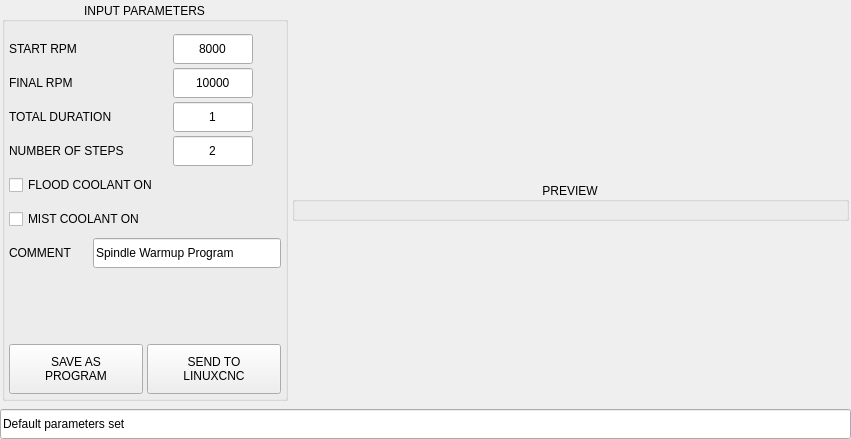
<?xml version="1.0" encoding="UTF-8"?>
<ui version="4.0">
 <class>Form</class>
 <widget class="QWidget" name="Form">
  <property name="geometry">
   <rect>
    <x>0</x>
    <y>0</y>
    <width>851</width>
    <height>439</height>
   </rect>
  </property>
  <property name="windowTitle">
   <string>Form</string>
  </property>
  <layout class="QVBoxLayout" name="verticalLayout_2">
   <property name="spacing">
    <number>6</number>
   </property>
   <property name="leftMargin">
    <number>0</number>
   </property>
   <property name="topMargin">
    <number>0</number>
   </property>
   <property name="rightMargin">
    <number>0</number>
   </property>
   <property name="bottomMargin">
    <number>0</number>
   </property>
   <item>
    <widget class="QFrame" name="frame_spindle_warmup">
     <property name="maximumSize">
      <size>
       <width>16777215</width>
       <height>16777215</height>
      </size>
     </property>
     <property name="frameShape">
      <enum>QFrame::NoFrame</enum>
     </property>
     <property name="frameShadow">
      <enum>QFrame::Plain</enum>
     </property>
     <layout class="QHBoxLayout" name="horizontalLayout" stretch="0,1">
      <property name="spacing">
       <number>4</number>
      </property>
      <property name="leftMargin">
       <number>2</number>
      </property>
      <property name="topMargin">
       <number>2</number>
      </property>
      <property name="rightMargin">
       <number>2</number>
      </property>
      <property name="bottomMargin">
       <number>2</number>
      </property>
      <item>
       <widget class="QGroupBox" name="groupbox_parameters">
        <property name="title">
         <string>INPUT PARAMETERS</string>
        </property>
        <property name="alignment">
         <set>Qt::AlignCenter</set>
        </property>
        <layout class="QVBoxLayout" name="verticalLayout">
         <property name="spacing">
          <number>4</number>
         </property>
         <property name="leftMargin">
          <number>4</number>
         </property>
         <property name="topMargin">
          <number>12</number>
         </property>
         <property name="rightMargin">
          <number>4</number>
         </property>
         <property name="bottomMargin">
          <number>4</number>
         </property>
         <item>
          <widget class="QWidget" name="widget_spindle" native="true">
           <property name="minimumSize">
            <size>
             <width>0</width>
             <height>30</height>
            </size>
           </property>
           <property name="maximumSize">
            <size>
             <width>16777215</width>
             <height>30</height>
            </size>
           </property>
           <layout class="QHBoxLayout" name="horizontalLayout_12">
            <property name="spacing">
             <number>4</number>
            </property>
            <property name="leftMargin">
             <number>0</number>
            </property>
            <property name="topMargin">
             <number>0</number>
            </property>
            <property name="rightMargin">
             <number>0</number>
            </property>
            <property name="bottomMargin">
             <number>0</number>
            </property>
            <item>
             <widget class="QLabel" name="lbl_spindle">
              <property name="maximumSize">
               <size>
                <width>160</width>
                <height>16777215</height>
               </size>
              </property>
              <property name="text">
               <string>START RPM</string>
              </property>
             </widget>
            </item>
            <item>
             <widget class="QLineEdit" name="lineEdit_start">
              <property name="sizePolicy">
               <sizepolicy hsizetype="Preferred" vsizetype="Preferred">
                <horstretch>0</horstretch>
                <verstretch>0</verstretch>
               </sizepolicy>
              </property>
              <property name="maximumSize">
               <size>
                <width>80</width>
                <height>16777215</height>
               </size>
              </property>
              <property name="toolTip">
               <string>Program starting RPM</string>
              </property>
              <property name="text">
               <string>8000</string>
              </property>
              <property name="maxLength">
               <number>5</number>
              </property>
              <property name="alignment">
               <set>Qt::AlignCenter</set>
              </property>
             </widget>
            </item>
            <item>
             <widget class="QLabel" name="lbl_start_ok">
              <property name="sizePolicy">
               <sizepolicy hsizetype="Fixed" vsizetype="Fixed">
                <horstretch>0</horstretch>
                <verstretch>0</verstretch>
               </sizepolicy>
              </property>
              <property name="minimumSize">
               <size>
                <width>24</width>
                <height>24</height>
               </size>
              </property>
              <property name="maximumSize">
               <size>
                <width>24</width>
                <height>24</height>
               </size>
              </property>
              <property name="text">
               <string/>
              </property>
              <property name="pixmap">
               <pixmap>../../modules/images/unchecked.png</pixmap>
              </property>
              <property name="scaledContents">
               <bool>true</bool>
              </property>
              <property name="alignment">
               <set>Qt::AlignCenter</set>
              </property>
             </widget>
            </item>
           </layout>
          </widget>
         </item>
         <item>
          <widget class="QWidget" name="widget_num_holes" native="true">
           <property name="minimumSize">
            <size>
             <width>0</width>
             <height>30</height>
            </size>
           </property>
           <property name="maximumSize">
            <size>
             <width>16777215</width>
             <height>30</height>
            </size>
           </property>
           <layout class="QHBoxLayout" name="horizontalLayout_6">
            <property name="spacing">
             <number>4</number>
            </property>
            <property name="leftMargin">
             <number>0</number>
            </property>
            <property name="topMargin">
             <number>0</number>
            </property>
            <property name="rightMargin">
             <number>0</number>
            </property>
            <property name="bottomMargin">
             <number>0</number>
            </property>
            <item>
             <widget class="QLabel" name="lbl_num_holes">
              <property name="minimumSize">
               <size>
                <width>160</width>
                <height>0</height>
               </size>
              </property>
              <property name="maximumSize">
               <size>
                <width>160</width>
                <height>16777215</height>
               </size>
              </property>
              <property name="text">
               <string>FINAL RPM</string>
              </property>
             </widget>
            </item>
            <item>
             <widget class="QLineEdit" name="lineEdit_final">
              <property name="sizePolicy">
               <sizepolicy hsizetype="Preferred" vsizetype="Preferred">
                <horstretch>0</horstretch>
                <verstretch>0</verstretch>
               </sizepolicy>
              </property>
              <property name="minimumSize">
               <size>
                <width>80</width>
                <height>0</height>
               </size>
              </property>
              <property name="maximumSize">
               <size>
                <width>80</width>
                <height>16777215</height>
               </size>
              </property>
              <property name="toolTip">
               <string>Program ending RPM</string>
              </property>
              <property name="text">
               <string>10000</string>
              </property>
              <property name="maxLength">
               <number>5</number>
              </property>
              <property name="alignment">
               <set>Qt::AlignCenter</set>
              </property>
             </widget>
            </item>
            <item>
             <widget class="QLabel" name="lbl_final_ok">
              <property name="sizePolicy">
               <sizepolicy hsizetype="Fixed" vsizetype="Fixed">
                <horstretch>0</horstretch>
                <verstretch>0</verstretch>
               </sizepolicy>
              </property>
              <property name="minimumSize">
               <size>
                <width>24</width>
                <height>24</height>
               </size>
              </property>
              <property name="maximumSize">
               <size>
                <width>24</width>
                <height>24</height>
               </size>
              </property>
              <property name="text">
               <string/>
              </property>
              <property name="pixmap">
               <pixmap>../../modules/images/unchecked.png</pixmap>
              </property>
              <property name="scaledContents">
               <bool>true</bool>
              </property>
              <property name="alignment">
               <set>Qt::AlignCenter</set>
              </property>
             </widget>
            </item>
           </layout>
          </widget>
         </item>
         <item>
          <widget class="QWidget" name="widget_radius" native="true">
           <property name="minimumSize">
            <size>
             <width>0</width>
             <height>30</height>
            </size>
           </property>
           <property name="maximumSize">
            <size>
             <width>16777215</width>
             <height>30</height>
            </size>
           </property>
           <layout class="QHBoxLayout" name="horizontalLayout_8">
            <property name="spacing">
             <number>4</number>
            </property>
            <property name="leftMargin">
             <number>0</number>
            </property>
            <property name="topMargin">
             <number>0</number>
            </property>
            <property name="rightMargin">
             <number>0</number>
            </property>
            <property name="bottomMargin">
             <number>0</number>
            </property>
            <item>
             <widget class="QLabel" name="lbl_radius">
              <property name="minimumSize">
               <size>
                <width>160</width>
                <height>0</height>
               </size>
              </property>
              <property name="maximumSize">
               <size>
                <width>160</width>
                <height>16777215</height>
               </size>
              </property>
              <property name="toolTip">
               <string/>
              </property>
              <property name="text">
               <string>TOTAL DURATION</string>
              </property>
             </widget>
            </item>
            <item>
             <widget class="QLineEdit" name="lineEdit_duration">
              <property name="sizePolicy">
               <sizepolicy hsizetype="Preferred" vsizetype="Preferred">
                <horstretch>0</horstretch>
                <verstretch>0</verstretch>
               </sizepolicy>
              </property>
              <property name="minimumSize">
               <size>
                <width>80</width>
                <height>0</height>
               </size>
              </property>
              <property name="maximumSize">
               <size>
                <width>80</width>
                <height>16777215</height>
               </size>
              </property>
              <property name="toolTip">
               <string>Total program duration in minutes</string>
              </property>
              <property name="text">
               <string>1</string>
              </property>
              <property name="maxLength">
               <number>8</number>
              </property>
              <property name="alignment">
               <set>Qt::AlignCenter</set>
              </property>
             </widget>
            </item>
            <item>
             <widget class="QLabel" name="lbl_duration_ok">
              <property name="sizePolicy">
               <sizepolicy hsizetype="Fixed" vsizetype="Fixed">
                <horstretch>0</horstretch>
                <verstretch>0</verstretch>
               </sizepolicy>
              </property>
              <property name="minimumSize">
               <size>
                <width>24</width>
                <height>24</height>
               </size>
              </property>
              <property name="maximumSize">
               <size>
                <width>24</width>
                <height>24</height>
               </size>
              </property>
              <property name="text">
               <string/>
              </property>
              <property name="pixmap">
               <pixmap>../../modules/images/unchecked.png</pixmap>
              </property>
              <property name="scaledContents">
               <bool>true</bool>
              </property>
              <property name="alignment">
               <set>Qt::AlignCenter</set>
              </property>
             </widget>
            </item>
           </layout>
          </widget>
         </item>
         <item>
          <widget class="QWidget" name="widget_first" native="true">
           <property name="minimumSize">
            <size>
             <width>0</width>
             <height>30</height>
            </size>
           </property>
           <property name="maximumSize">
            <size>
             <width>16777215</width>
             <height>30</height>
            </size>
           </property>
           <layout class="QHBoxLayout" name="horizontalLayout_7">
            <property name="spacing">
             <number>4</number>
            </property>
            <property name="leftMargin">
             <number>0</number>
            </property>
            <property name="topMargin">
             <number>0</number>
            </property>
            <property name="rightMargin">
             <number>0</number>
            </property>
            <property name="bottomMargin">
             <number>0</number>
            </property>
            <item>
             <widget class="QLabel" name="lbl_first">
              <property name="minimumSize">
               <size>
                <width>160</width>
                <height>0</height>
               </size>
              </property>
              <property name="maximumSize">
               <size>
                <width>160</width>
                <height>16777215</height>
               </size>
              </property>
              <property name="toolTip">
               <string>Tool to use for facing</string>
              </property>
              <property name="text">
               <string>NUMBER OF STEPS</string>
              </property>
             </widget>
            </item>
            <item>
             <widget class="QLineEdit" name="lineEdit_steps">
              <property name="sizePolicy">
               <sizepolicy hsizetype="Preferred" vsizetype="Preferred">
                <horstretch>0</horstretch>
                <verstretch>0</verstretch>
               </sizepolicy>
              </property>
              <property name="minimumSize">
               <size>
                <width>80</width>
                <height>0</height>
               </size>
              </property>
              <property name="maximumSize">
               <size>
                <width>80</width>
                <height>16777215</height>
               </size>
              </property>
              <property name="toolTip">
               <string>Number of program steps</string>
              </property>
              <property name="text">
               <string>2</string>
              </property>
              <property name="maxLength">
               <number>6</number>
              </property>
              <property name="alignment">
               <set>Qt::AlignCenter</set>
              </property>
             </widget>
            </item>
            <item>
             <widget class="QLabel" name="lbl_steps_ok">
              <property name="sizePolicy">
               <sizepolicy hsizetype="Fixed" vsizetype="Fixed">
                <horstretch>0</horstretch>
                <verstretch>0</verstretch>
               </sizepolicy>
              </property>
              <property name="minimumSize">
               <size>
                <width>24</width>
                <height>24</height>
               </size>
              </property>
              <property name="maximumSize">
               <size>
                <width>24</width>
                <height>24</height>
               </size>
              </property>
              <property name="text">
               <string/>
              </property>
              <property name="pixmap">
               <pixmap>../../modules/images/unchecked.png</pixmap>
              </property>
              <property name="scaledContents">
               <bool>true</bool>
              </property>
              <property name="alignment">
               <set>Qt::AlignCenter</set>
              </property>
             </widget>
            </item>
           </layout>
          </widget>
         </item>
         <item>
          <widget class="QCheckBox" name="chk_flood">
           <property name="sizePolicy">
            <sizepolicy hsizetype="Preferred" vsizetype="Fixed">
             <horstretch>0</horstretch>
             <verstretch>0</verstretch>
            </sizepolicy>
           </property>
           <property name="minimumSize">
            <size>
             <width>0</width>
             <height>30</height>
            </size>
           </property>
           <property name="maximumSize">
            <size>
             <width>16777215</width>
             <height>30</height>
            </size>
           </property>
           <property name="toolTip">
            <string>Turn on flood coolant while warming up</string>
           </property>
           <property name="text">
            <string>FLOOD COOLANT ON</string>
           </property>
          </widget>
         </item>
         <item>
          <widget class="QCheckBox" name="chk_mist">
           <property name="sizePolicy">
            <sizepolicy hsizetype="Preferred" vsizetype="Fixed">
             <horstretch>0</horstretch>
             <verstretch>0</verstretch>
            </sizepolicy>
           </property>
           <property name="minimumSize">
            <size>
             <width>0</width>
             <height>30</height>
            </size>
           </property>
           <property name="maximumSize">
            <size>
             <width>16777215</width>
             <height>30</height>
            </size>
           </property>
           <property name="toolTip">
            <string>Turn on mist coolant while warming up</string>
           </property>
           <property name="text">
            <string>MIST COOLANT ON</string>
           </property>
          </widget>
         </item>
         <item>
          <widget class="QWidget" name="widget_comment" native="true">
           <property name="minimumSize">
            <size>
             <width>0</width>
             <height>30</height>
            </size>
           </property>
           <property name="maximumSize">
            <size>
             <width>16777215</width>
             <height>30</height>
            </size>
           </property>
           <layout class="QHBoxLayout" name="horizontalLayout_11">
            <property name="spacing">
             <number>4</number>
            </property>
            <property name="leftMargin">
             <number>0</number>
            </property>
            <property name="topMargin">
             <number>0</number>
            </property>
            <property name="rightMargin">
             <number>0</number>
            </property>
            <property name="bottomMargin">
             <number>0</number>
            </property>
            <item>
             <widget class="QLabel" name="lbl_comment">
              <property name="minimumSize">
               <size>
                <width>80</width>
                <height>0</height>
               </size>
              </property>
              <property name="maximumSize">
               <size>
                <width>80</width>
                <height>16777215</height>
               </size>
              </property>
              <property name="toolTip">
               <string>Comment for gcode file</string>
              </property>
              <property name="text">
               <string>COMMENT</string>
              </property>
              <property name="alignment">
               <set>Qt::AlignLeading|Qt::AlignLeft|Qt::AlignVCenter</set>
              </property>
             </widget>
            </item>
            <item>
             <widget class="QLineEdit" name="lineEdit_comment">
              <property name="sizePolicy">
               <sizepolicy hsizetype="Preferred" vsizetype="Preferred">
                <horstretch>0</horstretch>
                <verstretch>0</verstretch>
               </sizepolicy>
              </property>
              <property name="toolTip">
               <string/>
              </property>
              <property name="text">
               <string>Spindle Warmup Program</string>
              </property>
             </widget>
            </item>
           </layout>
          </widget>
         </item>
         <item>
          <spacer name="verticalSpacer">
           <property name="orientation">
            <enum>Qt::Vertical</enum>
           </property>
           <property name="sizeHint" stdset="0">
            <size>
             <width>20</width>
             <height>40</height>
            </size>
           </property>
          </spacer>
         </item>
         <item>
          <layout class="QHBoxLayout" name="horizontalLayout_2">
           <property name="topMargin">
            <number>0</number>
           </property>
           <item>
            <widget class="QPushButton" name="btn_create">
             <property name="sizePolicy">
              <sizepolicy hsizetype="Preferred" vsizetype="Fixed">
               <horstretch>0</horstretch>
               <verstretch>0</verstretch>
              </sizepolicy>
             </property>
             <property name="minimumSize">
              <size>
               <width>100</width>
               <height>50</height>
              </size>
             </property>
             <property name="maximumSize">
              <size>
               <width>16777215</width>
               <height>50</height>
              </size>
             </property>
             <property name="toolTip">
              <string>Create program and save to file</string>
             </property>
             <property name="text">
              <string>SAVE AS
PROGRAM</string>
             </property>
            </widget>
           </item>
           <item>
            <widget class="QPushButton" name="btn_send">
             <property name="sizePolicy">
              <sizepolicy hsizetype="Preferred" vsizetype="Fixed">
               <horstretch>0</horstretch>
               <verstretch>0</verstretch>
              </sizepolicy>
             </property>
             <property name="minimumSize">
              <size>
               <width>100</width>
               <height>50</height>
              </size>
             </property>
             <property name="maximumSize">
              <size>
               <width>16777215</width>
               <height>50</height>
              </size>
             </property>
             <property name="toolTip">
              <string>Create temporary macro and load in linuxcnc</string>
             </property>
             <property name="text">
              <string>SEND TO
LINUXCNC</string>
             </property>
            </widget>
           </item>
          </layout>
         </item>
        </layout>
       </widget>
      </item>
      <item>
       <widget class="QGroupBox" name="groupbox_preview">
        <property name="title">
         <string>PREVIEW</string>
        </property>
        <property name="alignment">
         <set>Qt::AlignCenter</set>
        </property>
        <layout class="QVBoxLayout" name="layout_gb_preview" stretch="1">
         <property name="spacing">
          <number>4</number>
         </property>
         <property name="sizeConstraint">
          <enum>QLayout::SetMaximumSize</enum>
         </property>
         <property name="leftMargin">
          <number>4</number>
         </property>
         <property name="topMargin">
          <number>12</number>
         </property>
         <property name="rightMargin">
          <number>4</number>
         </property>
         <property name="bottomMargin">
          <number>4</number>
         </property>
         <item>
          <layout class="QVBoxLayout" name="layout_graph">
           <property name="spacing">
            <number>4</number>
           </property>
          </layout>
         </item>
        </layout>
       </widget>
      </item>
     </layout>
    </widget>
   </item>
   <item>
    <widget class="QLineEdit" name="lineEdit_status">
     <property name="sizePolicy">
      <sizepolicy hsizetype="Preferred" vsizetype="Fixed">
       <horstretch>0</horstretch>
       <verstretch>0</verstretch>
      </sizepolicy>
     </property>
     <property name="minimumSize">
      <size>
       <width>0</width>
       <height>30</height>
      </size>
     </property>
     <property name="maximumSize">
      <size>
       <width>16777215</width>
       <height>30</height>
      </size>
     </property>
     <property name="text">
      <string>Default parameters set</string>
     </property>
     <property name="readOnly">
      <bool>true</bool>
     </property>
     <property name="placeholderText">
      <string>STATUS</string>
     </property>
    </widget>
   </item>
  </layout>
 </widget>
 <resources/>
 <connections/>
 <slots>
  <slot>validate()</slot>
  <slot>create_program()</slot>
  <slot>units_changed()</slot>
  <slot>raster_changed()</slot>
  <slot>btn_help_clicked()</slot>
 </slots>
</ui>
